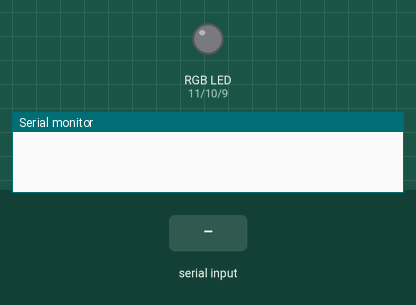
Recording of a sketch running on a simulated Arduino Uno, built with avr-gcc and run on an emulated ATmega328P. Shown: an RGB LED mixed from three pins (HIGH = lit), the last lines printed to the serial monitor. The inputs (shaded band) are chosen by the test bench. Dim RGB values are drawn brighter than linear.

Above: at 1.2 s.
1.3 s: "90,45\n" received over Serial
At 1.7 s:
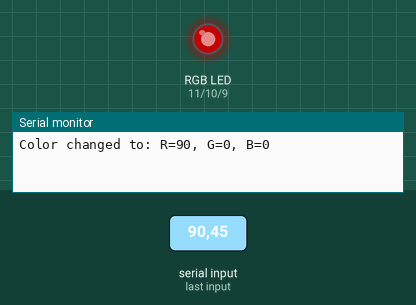
2.8 s: "30,150\n" received over Serial
At 4.0 s:
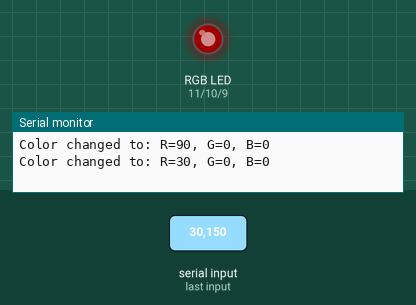
4.3 s: "200\n" received over Serial
At 5.1 s:
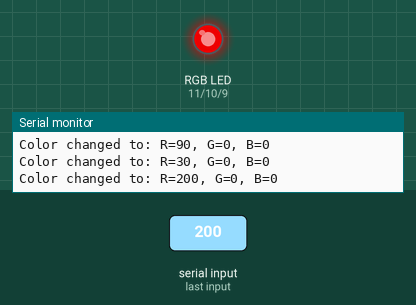
5.8 s: "90 45 200\n" received over Serial
At 6.5 s:
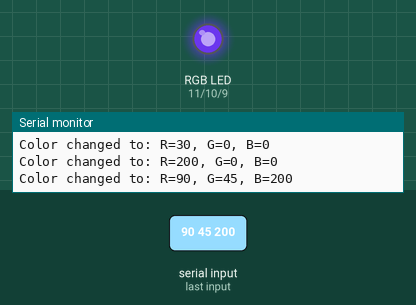
Timing chart, 0 to 8.3 s (numbered marks = the images above; inputs shaded):
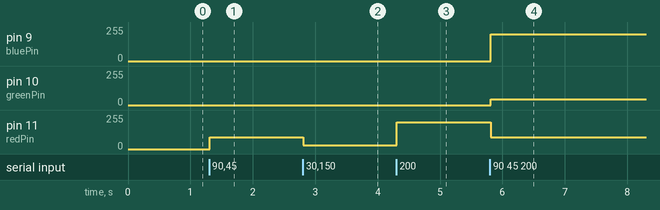

Measured:
- after the input at 1.3 s, pin 11 (redPin): 0/255 → 90/255 at once
- after the input at 2.8 s, pin 11 (redPin): 90/255 → 30/255 at once
- after the input at 4.3 s, pin 11 (redPin): 30/255 → 200/255 at once
- after the input at 5.8 s, pin 9 (bluePin): 0/255 → 200/255 at once; pin 10 (greenPin): 0/255 → 45/255 at once; pin 11 (redPin): 200/255 → 90/255 at once

The sketch:

Version_3_Screen_LED_Sync.ino
```cpp
const int redPin = 11;
const int greenPin = 10;
const int bluePin = 9;

void setup() {
  pinMode(redPin, OUTPUT);
  pinMode(greenPin, OUTPUT);
  pinMode(bluePin, OUTPUT);
  Serial.begin(9600);
}

void loop() {
  if (Serial.available() > 0) {
    String command = Serial.readStringUntil('\n');
    command.trim();

    int red = 0, green = 0, blue = 0;
    sscanf(command.c_str(), "%d %d %d", &red, &green, &blue);
    setColor(red, green, blue);

    Serial.print("Color changed to: ");
    Serial.print("R=");
    Serial.print(red);
    Serial.print(", G=");
    Serial.print(green);
    Serial.print(", B=");
    Serial.println(blue);
  }
}

void setColor(int red, int green, int blue) {
  analogWrite(redPin, red);
  analogWrite(greenPin, green);
  analogWrite(bluePin, blue);
}
```
